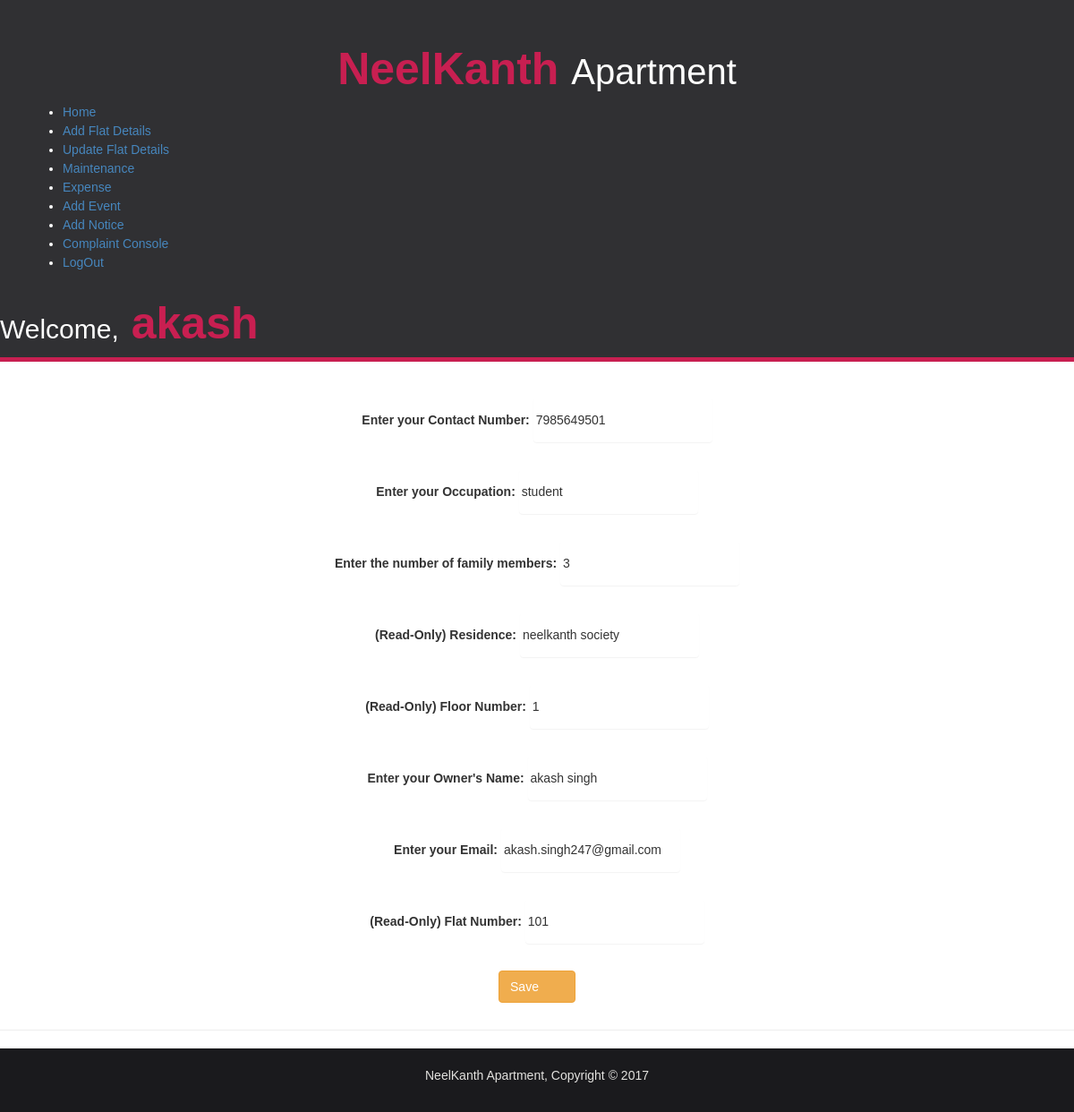
/col/upflat/101/ (signed in), run on the app's committed database.
### management/models.py (models this page shows, shortened)
class flat_info(models.Model):
    flat_no = models.IntegerField( null=False, primary_key=True)
    contact_no = models.IntegerField(null=False)
    owner_name = models.CharField(max_length=50, null=False)
    residence = models.CharField(max_length=50, null=False,)
    occupation = models.CharField(max_length=50, null=False,)
    email = models.CharField(max_length=100, null=False,)
    members = models.IntegerField( null=False)
    floor = models.IntegerField( null=False)

### collection/views.py (the view)
# urls.py: url(r'upflat/(\d+)/$',views.upflat),
def upflat(request,d):
    f=request.user
    if request.user.is_authenticated():
        if request.method=='POST':
                form=Editflatinfo(request.POST)
                ins=flat_info.objects.get(flat_no=d)
                ins.delete()
                if form.is_valid():
                    f1=form.save(commit=False)
                    print"flat_no==",f1.flat_no
                    flat_info.objects.create(flat_no=f1.flat_no,owner_name=f1.owner_name,contact_no=f1.contact_no,occupation=f1.occupation,members=f1.members,email=f1.email,floor=f1.floor,residence=f1.residence)
                    to_email=[f1.email]
                    subject='Information updated in Neelkanth Society'
                    message="Welcome "+(str)(f1.owner_name)+" your email is registered with flat number "+(str)(f1.flat_no)+" with your contact number as "+(str)(f1.contact_no)+" THANK YOU.....!!!!"
                    from_email=settings.EMAIL_HOST_USER
                    send_mail(subject,
                              message,
                              from_email,
                              to_email,
                              fail_silently=False)
                    print"mail sended"
                    return render(request,'addflatsuccess.html',{'cu':f})
        else:
            s=flat_info.objects.get(flat_no=d)
            form=Editflatinfo(instance = s)
        return render(request,'addflat.html',{'form':form,'cu':f})
    else:
        return mlogin(request)

### collection/templates/addflat.html (shortened to what this page needs)
{% extends "manbasepage.html" %}
{% block content%}
    <form action="" method="POST">
        {{form.as_p}}
        <button type='submit' class="btn btn-warning" style="text-align:center; padding-top:7px; padding-bottom:7px; padding-right:40px;">Save</button>
        </form>
    {% endblock %}

### collection/templates/manbasepage.html (shortened to what this page needs)
<!DOCTYPE html>
<html lang="en">
<head>
      {% load staticfiles %}
<link rel ="stylesheet" href="{% static 'css/style.css' %}">
<link rel="stylesheet" href="{% static 'css/bootstrap.min.css' %}">
 <link rel="stylesheet" href="{% static 'css/font-awesome.min.css' %}">
  <link rel="stylesheet" href="{% static 'css/style.css' %}">
  <header>
    <div class="container" >
  <div id="branding">
    <h1><span class="highlight">NeelKanth </span> Apartment</h1>
  </div><div class="container" >
    <nav>
      <ul>
        <li class="current"><a  href ="/col/home/">Home</a> </li>
        <li><a href="/col/addflat/">Add Flat Details</a></li>
        <li><a href="/col/ss/">Update Flat Details</a></li>
        <li><a href="/col/maint/">Maintenance</a></li>
        <li><a href="/col/exp/">Expense</a></li>
        <li><a href="/col/event/">Add Event</a></li>
        <li><a href="/col/notice/">Add Notice</a></li>
        <li><a href="/col/complaint/">Complaint Console</a></li>
        <li><a href="/col/logout/">LogOut</a></li>
      </ul>
    </nav>
  </div></div>
  <h2>Welcome,<span class="highlight"> {{cu.first_name}}</span></h2>
</header>
    <div class="page-header text-center">
      {% block content %}
       {% endblock %}
       <br>
  </div>
  <footer>
      <p>NeelKanth Apartment, Copyright &copy; 2017</p>
  </footer>
</body>
</html>

### management/static/css/style.css (style rules this page uses)
header { opacity: 0.9; top:0; background: #1a1a1d; color: #ffffff; padding-top:30px; min-height: 70px; border-bottom: #c3073f 5px solid; }
header #branding { text-align:center; }
header .highlight { font-size: 50px; color:#c3073f; font-weight: bold; }
header h1 { font-size: 40px; }
.container { width: 100%; margin:0; overflow :hidden; }
form input , textarea { height: 50px; width: 200px; }
footer { padding:20px; margin-top: 20px; text-align: center; color:#e3e2df; background-color: #1a1a1d; }

### data on the page
flat_info: contact_no "7985649501", occupation "student", members "3", residence "neelkanth society", floor "1", owner_name "akash singh", email "akash.singh247@gmail.com", flat_no "101"

### other printed values
{{ cu.first_name }} "akash"
